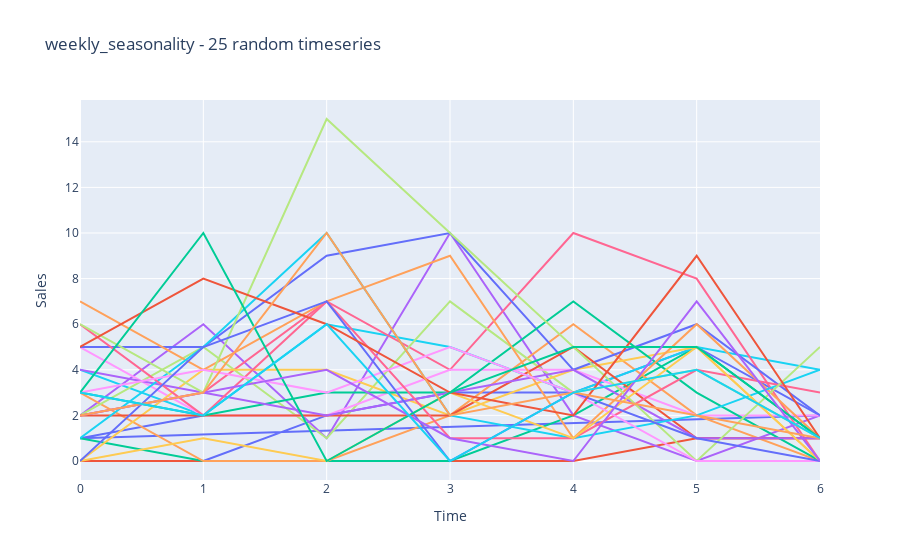

Write notebook code for a chart like this one.
### Code cell
plot.plot_seasonality(df_train_preprocessed, '1_AUTOMOTIVE', 'weekly', 25)

### Figure 1 — Plotly figure (JSON) as saved in the notebook; plotly's stock layout.template omitted (floating-point values rounded to 4 significant figures)
{"data": [{"hovertemplate": "Time=%{x}<br>Sales=%{y}<extra></extra>", "legendgroup": "", "line": {"color": "#636efa", "dash": "solid"}, "marker": {"symbol": "circle"}, "mode": "lines", "name": "", "orientation": "v", "showlegend": false, "type": "scatter", "x": [1, 2, 3, 4, 5, 6, 0, 1], "xaxis": "x", "y": [0, 2, 3, 3, 5, 2, 1, 2], "yaxis": "y"}, {"mode": "lines", "type": "scatter", "x": [0, 1, 2, 3, 4, 5, 6], "y": [0, 0, 0, 0, 0, 1, 1]}, {"mode": "lines", "type": "scatter", "x": [0, 1, 2, 3, 4, 5, 6], "y": [1, 0, 0, 0, 2, 5, 1]}, {"mode": "lines", "type": "scatter", "x": [0, 1, 2, 3, 4, 5, 6], "y": [2, 6, 1, 10, 2, 0, 2]}, {"mode": "lines", "type": "scatter", "x": [0, 1, 2, 3, 4, 5, 6], "y": [3, 0, 0, 2, 6, 2, 0]}, {"mode": "lines", "type": "scatter", "x": [0, 1, 2, 3, 4, 5, 6], "y": [4, 2, 6, 5, 3, 5, 4]}, {"mode": "lines", "type": "scatter", "x": [0, 1, 2, 3, 4, 5, 6], "y": [2, 3, 7, 4, 10, 8, 0]}, {"mode": "lines", "type": "scatter", "x": [0, 1, 2, 3, 4, 5, 6], "y": [2, 5, 1, 7, 3, 4, 1]}, {"mode": "lines", "type": "scatter", "x": [0, 1, 2, 3, 4, 5, 6], "y": [5, 2, 2, 4, 4, 2, 2]}, {"mode": "lines", "type": "scatter", "x": [0, 1, 2, 3, 4, 5, 6], "y": [0, 4, 4, 2, 4, 5, 0]}, {"mode": "lines", "type": "scatter", "x": [0, 1, 2, 3, 4, 5, 6], "y": [5, 5, 9, 10, 4, 6, 2]}, {"mode": "lines", "type": "scatter", "x": [0, 1, 2, 3, 4, 5, 6], "y": [2, 2, 2, 2, 5, 1, 1]}, {"mode": "lines", "type": "scatter", "x": [0, 1, 2, 3, 4, 5, 6], "y": [3, 2, 3, 3, 7, 3, 0]}, {"mode": "lines", "type": "scatter", "x": [0, 1, 2, 3, 4, 5, 6], "y": [4, 3, 2, 3, 4, 1, 1]}, {"mode": "lines", "type": "scatter", "x": [0, 1, 2, 3, 4, 5, 6], "y": [7, 4, 7, 9, 1, 6, 1]}, {"mode": "lines", "type": "scatter", "x": [0, 1, 2, 3, 4, 5, 6], "y": [1, 5, 10, 2, 1, 2, 4]}, {"mode": "lines", "type": "scatter", "x": [0, 1, 2, 3, 4, 5, 6], "y": [6, 2, 7, 1, 1, 4, 3]}, {"mode": "lines", "type": "scatter", "x": [0, 1, 2, 3, 4, 5, 6], "y": [6, 3, 15, 10, 5, 0, 5]}, {"mode": "lines", "type": "scatter", "x": [0, 1, 2, 3, 4, 5, 6], "y": [3, 4, 3, 5, 3, 0, 0]}, {"mode": "lines", "type": "scatter", "x": [0, 1, 2, 3, 4, 5, 6], "y": [0, 1, 0, 3, 1, 5, 0]}, {"mode": "lines", "type": "scatter", "x": [0, 1, 2, 3, 4, 5, 6], "y": [0, 5, 7, 0, 3, 1, 0]}, {"mode": "lines", "type": "scatter", "x": [0, 1, 2, 3, 4, 5, 6], "y": [5, 8, 6, 3, 2, 9, 1]}, {"mode": "lines", "type": "scatter", "x": [0, 1, 2, 3, 4, 5, 6], "y": [3, 10, 0, 3, 5, 5, 1]}, {"mode": "lines", "type": "scatter", "x": [0, 1, 2, 3, 4, 5, 6], "y": [2, 3, 4, 1, 0, 7, 0]}, {"mode": "lines", "type": "scatter", "x": [0, 1, 2, 3, 4, 5, 6], "y": [2, 3, 10, 2, 3, 2, 1]}, {"mode": "lines", "type": "scatter", "x": [0, 1, 2, 3, 4, 5, 6], "y": [3, 2, 6, 0, 3, 4, 1]}], "layout": {"legend": {"tracegroupgap": 0}, "showlegend": false, "title": {"text": "weekly_seasonality - 25 random timeseries"}, "xaxis": {"anchor": "y", "domain": [0, 1], "title": {"text": "Time"}}, "yaxis": {"anchor": "x", "domain": [0, 1], "title": {"text": "Sales"}}}}
